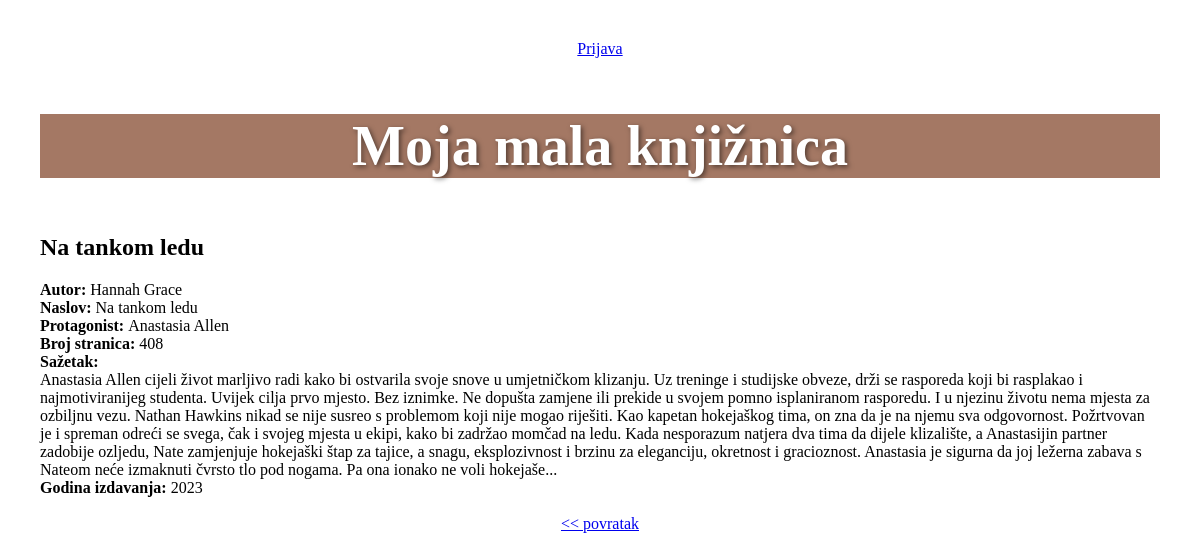
/knjiga.php?id=22, run on the app's committed database.
### tables this page shows
CREATE TABLE `knjige`  (
  `id` int NOT NULL AUTO_INCREMENT,
  `autor` varchar(200) NULL DEFAULT NULL,
  `naslov` varchar(200) NULL DEFAULT NULL,
  `sazetak` text NULL,
  `protagonist` varchar(200) NULL DEFAULT NULL,
  `broj_stranica` int NULL DEFAULT NULL,
  `status` int NOT NULL DEFAULT 0,
  `godina_izdavanja` varchar(4) NULL DEFAULT NULL,

  PRIMARY KEY (`id`) USING BTREE
);

### knjiga.php (the view, shortened to what this page needs)
<?php
include("pdo.php");
$id=isset($_GET["id"]) ? $_GET["id"] : 0;
    $upit = $db->query("SELECT * FROM knjige WHERE id= $id");
    $rez=$upit->fetchAll();
    echo "<h2>" . $rez[0]["naslov"] . "</h2>";
?>
<div class="row">
<div class="medium-12 large-12 columns">
<div class="row medium-10 large-8 columns">
    <b>Autor:</b>
    <?php
$id=isset($_GET["id"]) ? $_GET["id"] : 0;
$upit = $db->query("SELECT * FROM knjige WHERE id= $id");
$rez=$upit->fetchAll();
echo $rez[0]["autor"];
?></br>
    <b>Naslov: </b>
    <?php
$id=isset($_GET["id"]) ? $_GET["id"] : 0;
$upit = $db->query("SELECT * FROM knjige WHERE id= $id");
$rez=$upit->fetchAll();
echo $rez[0]["naslov"];
?></br>
<b>Protagonist: </b>
    <?php
$id=isset($_GET["id"]) ? $_GET["id"] : 0;
$upit = $db->query("SELECT * FROM knjige WHERE id= $id");
$rez=$upit->fetchAll();
echo $rez[0]["protagonist"];
?></br>
<b>Broj stranica: </b>
    <?php
$id=isset($_GET["id"]) ? $_GET["id"] : 0;
$upit = $db->query("SELECT * FROM knjige WHERE id= $id");
$rez=$upit->fetchAll();
echo $rez[0]["broj_stranica"];
?></br>
<b>Sažetak: </b>
</div>
<div class="row medium-10 large-8 columns">
<?php
$id=isset($_GET["id"]) ? $_GET["id"] : 0;
$upit = $db->query("SELECT * FROM knjige WHERE id= $id");
$rez=$upit->fetchAll();
echo $rez[0]["sazetak"];
?></br>
<b>Godina izdavanja: </b>
    <?php
$id=isset($_GET["id"]) ? $_GET["id"] : 0;
$upit = $db->query("SELECT * FROM knjige WHERE id= $id");
$rez=$upit->fetchAll();
echo $rez[0]["godina_izdavanja"];
?></br><br>
</div>
<div class="row medium-10 large-8 columns" style="text-align:center">
<a href="index.php">&lt;&lt; povratak </a></div><br><br>

### data on the page
knjige: naslov "Na tankom ledu", autor "Hannah Grace", protagonist "Anastasia Allen", broj_stranica "408", sazetak "Anastasia Allen cijeli život marljivo radi kako bi ostvarila svoje snove u umjetničkom klizanju. Uz treninge i studijske obveze, drži se rasporeda koji bi rasplakao i najmotiviranijeg studenta. Uvijek cilja prvo mjesto. Bez iznimke. Ne dopušta zamjene ili prekide u svojem pomno isplaniranom rasporedu. I u njezinu životu nema mjesta za ozbiljnu vezu. Nathan Hawkins nikad se nije susreo s problemom koji nije mogao riješiti. Kao kapetan hokejaškog tima, on zna da je na njemu sva odgovornost. Požrtvovan je i spreman odreći se svega, čak i svojeg mjesta u ekipi, kako bi zadržao momčad na ledu. Kada nesporazum natjera dva tima da dijele klizalište, a Anastasijin partner zadobije ozljedu, Nate…", godina_izdavanja "2023"
